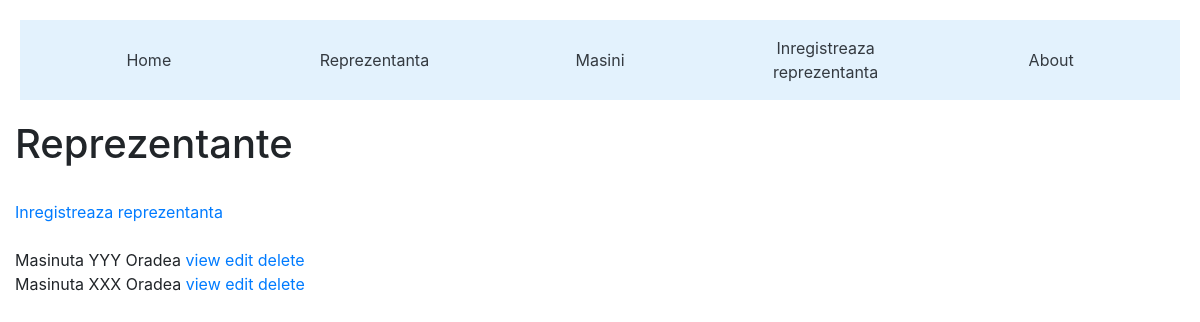
Page /reprezentanta on the earlier database version.
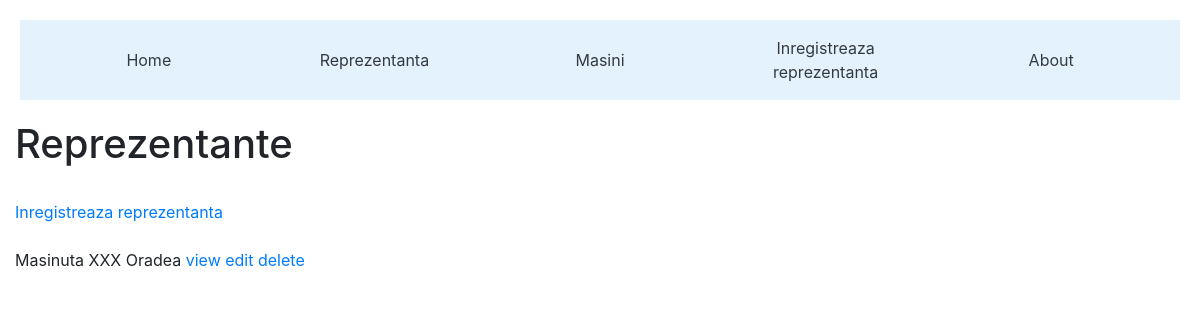
Same page on the later database version.
### reprezentanta/models.py (models this page shows)
class Reprezentanta(models.Model):
    nume = models.CharField(max_length=255)
    localitate = models.CharField(max_length=255)

### reprezentanta/views.py (the view)
# urls.py: url(r'^reprezentanta$', views.index, name='reprezentanta_index'),
def index(request):
    return render(request, 'reprezentanta/reprezentanta_index.html', {
            'reprezentante': Reprezentanta.objects.all()
        })

### templates/reprezentanta/reprezentanta_index.html (shortened to what this page needs)
{% block head %}
   {% include "head.html" %}
{% endblock %}
<h1>Reprezentante</h1>
<a href="{% url 'reprezentanta_create' %}">Inregistreaza reprezentanta</a>
{% for reprezentanta in reprezentante %}
{{ reprezentanta.nume }} {{ reprezentanta.localitate }}  <a href="{% url 'reprezentanta_show' reprezentanta.id %}"> view </a> <a href="{% url 'reprezentanta_form' reprezentanta.id %}"> edit </a> <a href="{% url 'reprezentanta_delete' reprezentanta.id %}"> delete </a>
{% endfor %}
{% block footer %}
   {% include "footer.html" %}
{% endblock %}

### templates/head.html (shortened to what this page needs)
<!DOCTYPE html>
<html lang="ro">
    <head>
        {% load static %}
        <link rel="stylesheet" href="{% static 'css/bootstrap.min.css' %}">
    </head>
    <body>
    <div class="container-fluid">
        <div class="card-body">
            <nav class="navbar navbar-light row" style="background-color: #e3f2fd;">
                <div class="nav-item col text-center">
                    <a class="nav-link text-dark" href="{% url 'masina_index' %}">Home</a>
                </div>
                <div class="nav-item col text-center">
                    <a class="nav-link text-dark" href="{% url 'reprezentanta_index' %}">Reprezentanta</a>
                </div>
                <div class="nav-item col text-center">
                    <a class="nav-link text-dark" href="{% url 'masina_index' %}">Masini</a>
                </div>
                <div class="nav-item col text-center">
                    <a class="nav-link text-dark" href="{% url 'reprezentanta_create' %}">Inregistreaza reprezentanta</a>
                </div>
                <div class="nav-item col text-center">
                    <a class="nav-link text-dark" href="#about">About</a>
                </div>
            </nav>
        </div>

### templates/footer.html
        </div>
    </body>
</html>

Differences in the rows shown:
removed Reprezentanta: nume "Masinuta YYY", localitate "Oradea"
